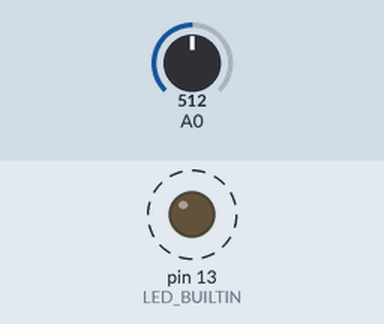
The sketch below on a simulated Arduino Uno, built with avr-gcc and run on an emulated ATmega328P. Parts: output pins drawn as LEDs (lit = HIGH). Dashed ring = blinking. The inputs (shaded band) are chosen by the test bench; at power-on: A0 = 512.

Above: at 0.89 s.
1.4 s: A0 set to 0
At 2.8 s:
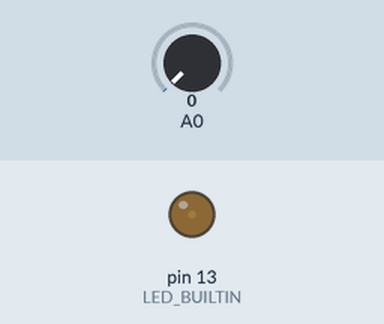
3.1 s: A0 set to 3
At 4.4 s:
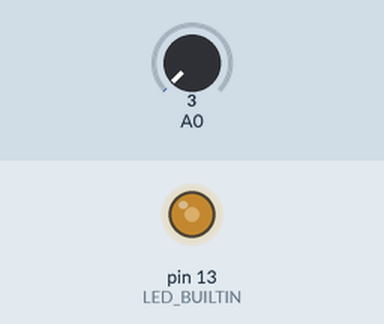
4.7 s: A0 set to 122
At 5.7 s:
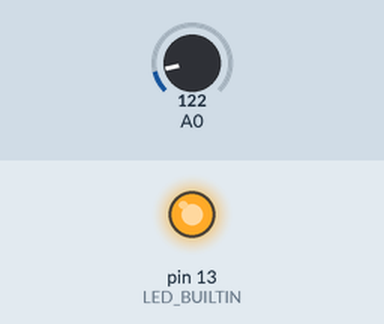
Timing chart, 0 to 13.8 s (numbered marks = the images above; inputs shaded):
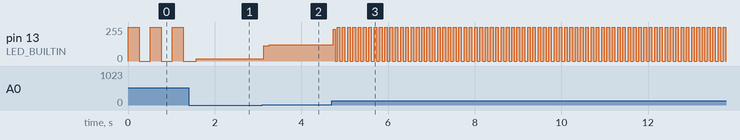

The sketch:

ArduinoSOS.ino
```cpp
// C++ code
//
void setup()
{
  Serial.begin(9600); // set up transmission speed
  pinMode(LED_BUILTIN, OUTPUT);
}

void loop()
{
 //zmienna przechowująca odczyt z potencjometru
  int sensorValue = analogRead(A0);
 //Serial.print(sensorValue);
  //Serial.print("\n");
 // int delayTime = (sensorValue / 1023.00) * 1000;
  //Serial.print(delayTime);  // show variable delayTime
 // Serial.print("\n");
  //smallPeriod(3,delayTime / 2);
  //smallPeriod(3,delayTime);
  //smallPeriod(3,delayTime / 2);
  //delay(2000);

if (sensorValue > 1000)
  sensorValue=1000;
  singlePeriod(sensorValue) ;


  //singlePeriod(500);  // short
  //singlePeriod(500);  // short
  //singlePeriod(500);  // short

  //singlePeriod(1000); // long
  //singlePeriod(1000); // long
 // singlePeriod(1000); // long

  //singlePeriod(500);  // short
  //singlePeriod(500);  // short
 // singlePeriod(500);  // short

  //delay(1000);

}

// blink on and off
void singlePeriod(int length){

    digitalWrite(LED_BUILTIN, HIGH);
  	delay(length / 2);
    digitalWrite(LED_BUILTIN, LOW);
  	delay(length / 2);


}
```

Measured:
- the behaviour switches between 1 and 2 on A0 (found by bisection; images 1 and 2)
- after the input at 3.1 s, pin 13 (LED_BUILTIN): 16/255 → 116/255 at once, → 122/255 0.12 s later
- after the input at 4.7 s, pin 13 (LED_BUILTIN): 122/255 → 239/255 at once, then repeats every 0.11 s: 0/255 0.05 s, 255/255 0.06 s
